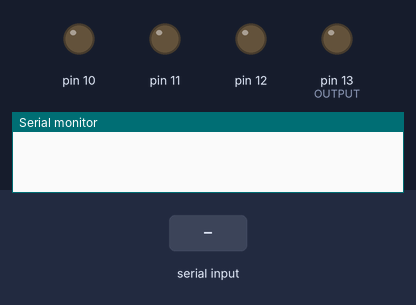
This sketch was run on a simulated Arduino Uno, built with avr-gcc and run on an emulated ATmega328P. On the bench: output pins drawn as LEDs (lit = HIGH), the last lines printed to the serial monitor. The inputs (shaded band) are chosen by the test bench.

Above: at 1.2 s.
1.3 s: "W" received over Serial
At 2.2 s:
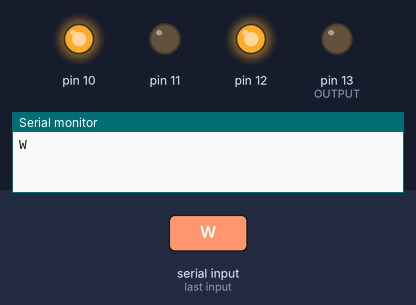
2.8 s: "a" received over Serial
At 3.3 s:
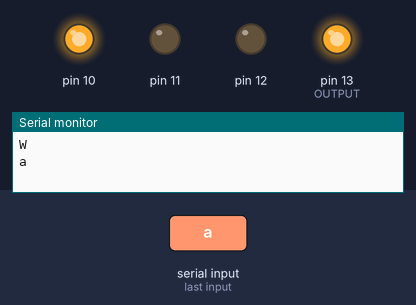
4.3 s: "s" received over Serial
At 5.5 s:
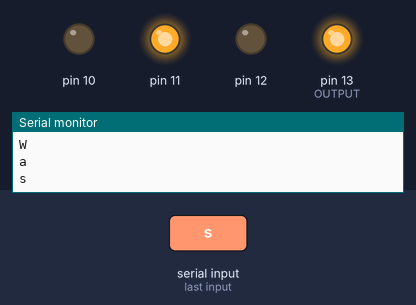
5.8 s: "d" received over Serial
At 6.8 s:
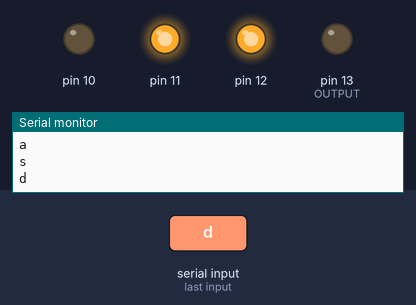
Timing chart, 0 to 8.3 s (numbered marks = the images above; inputs shaded):
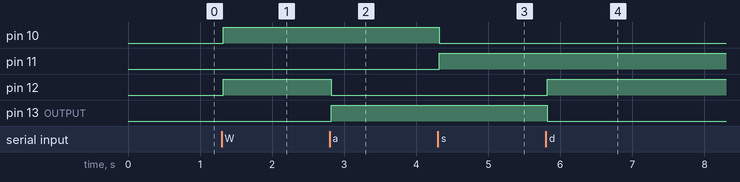

The sketch:

passwordprotected.ino
```cpp
String s;
char c;
void setup() {
  // put your setup code here, to run once:
  Serial.begin(9600);
  pinMode(13,OUTPUT);//OUTPUT:1
  pinMode(12,OUTPUT);
  pinMode(10,OUTPUT);
  pinMode(11,OUTPUT);
}

void loop()
{
  // put your main code here, to run repeatedly:
  while (Serial.available())
  {
    delay(20);
//    s=Serial.readString();
//    if(s=="password")
//    {
      c=Serial.read();
      Serial.println(c);
      if(c=='W'||c=='w')
      {
        digitalWrite(12,HIGH);
        digitalWrite(13,LOW);
        digitalWrite(10,HIGH);
        digitalWrite(11,LOW);
      }
      else if(c=="x"||c=='X')
      {
         digitalWrite(12,LOW);
        digitalWrite(13,LOW);
        digitalWrite(10,LOW);
        digitalWrite(11,LOW);
      }
      else if(c=="A"||c=='a')
      {
        digitalWrite(13,HIGH);
        digitalWrite(12,LOW);
        digitalWrite(10,HIGH);
        digitalWrite(11,LOW);
      }
      else if(c=="S"||c=='s')
      {
        digitalWrite(13,HIGH);
        digitalWrite(12,LOW);
        digitalWrite(11,HIGH);
        digitalWrite(10,LOW);
      }
      else if(c=="D"||c=='d')
      {
       digitalWrite(13,LOW);
       digitalWrite(12,HIGH);
       digitalWrite(11,HIGH);
       digitalWrite(10,LOW);
      }
    }
}
```

Measured:
- after the input at 1.3 s, pin 10, pin 12: LOW → HIGH at once
- after the input at 2.8 s, pin 12: HIGH → LOW at once; pin 13 (OUTPUT): LOW → HIGH at once
- after the input at 4.3 s, pin 10: HIGH → LOW at once; pin 11: LOW → HIGH at once
- after the input at 5.8 s, pin 12: LOW → HIGH at once; pin 13 (OUTPUT): HIGH → LOW at once
